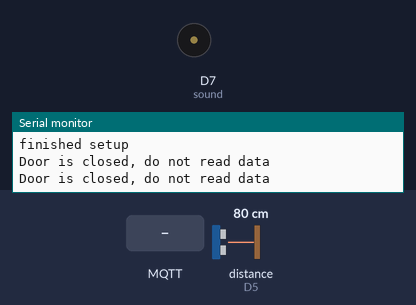
Simulated run of this sketch. Board: ESP8266 (Wemos D1 mini). Shown: buzzer (waves = sounding), the last lines printed to the serial monitor. The test bench sets the inputs (shaded band); at power-on: distance to the obstacle (sensor on D5) 80 cm. The echo pulse lasts 58.3 µs per cm; WiFi joins after 1.5 s; servers stay silent unless stated; no MQTT or app messages arrive unless stated.

Above: at 2.7 s.
2.8 s: MQTT message "open" arrives on the first subscribed topic
5.0 s: distance to the obstacle (sensor on D5) set to 8 cm
8.0 s: distance to the obstacle (sensor on D5) set to 5 cm
At 8.95 s:
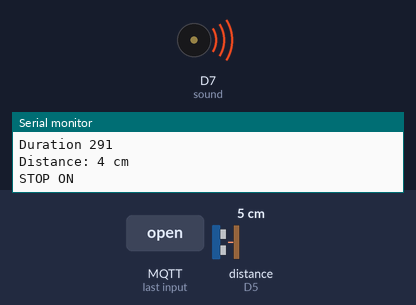
11.0 s: distance to the obstacle (sensor on D5) set to 9 cm
At 12.4 s:
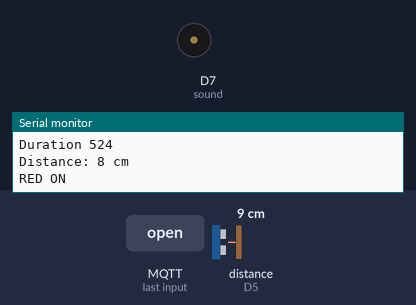
12.7 s: distance to the obstacle (sensor on D5) set to 2 cm
At 15.6 s:
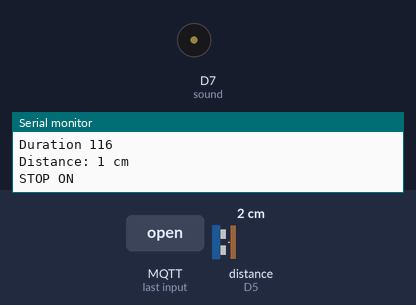
15.7 s: MQTT message "1" arrives on the first subscribed topic
At 16.2 s:
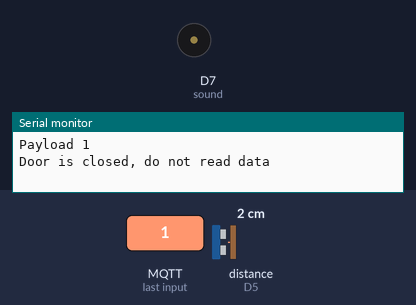
Timing chart, 0 to 18.3 s (numbered marks = the images above; inputs shaded):
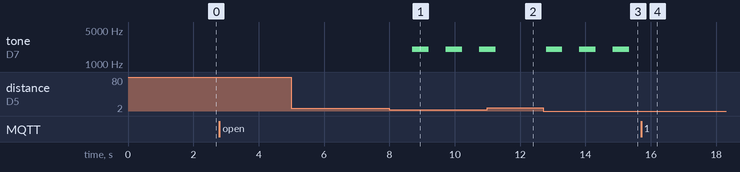

Measured:
- the behaviour switches between 7 and 6 cm on distance to the obstacle (sensor on D5) (found by bisection; images 0 and 1)
- after the input at 8.0 s, tone on D7 (sound): alternates 2000 Hz for 0.50 s and silent for 0.52 s, starting after 0.71 s
- after the input at 11.0 s, tone on D7 (sound): goes on until 11.2 s, then stays silent
- after the input at 12.7 s, tone on D7 (sound): alternates 2000 Hz for 0.50 s and silent for 0.52 s, starting after 0.09 s
- after the input at 15.7 s, tone on D7 (sound): stops changing and stays silent

The sketch:

L5SonicSensor.ino
```cpp
#include <ESP8266WiFi.h>
#include <PubSubClient.h>
#include <Arduino_JSON.h>

const char* wifiSSID = "eesc"; // In order for this to work, you MUST specify the SSID for your wifi
const char* wifiPSK = "password"; // And the preshared key (wifi password)

int echo = D5;
int trig = D6;

int sound = D7;
const char* lightState = "off"; //0 off, 1 red, 2 yellow, 3 green, 4 all

int distance_close = 10;
int distance_mid = 15;
int distance_stop = 5;

long duration = 0;
int distance = 0;

boolean isDoorOpen = false;

const char* mqttServer = "192.168.137.115";
String doorTopic = "homeassistant/switch/garage_door";
String distanceTopic = "homeassistant/sensor/distance";
String host = "ultrasonic";

WiFiClient wifiClient;
PubSubClient mqttClient(wifiClient);

//REFERENCES

void setup() {
  Serial.begin(115200); // Open a serial connection (for debugging)
  delay(10);
  pinMode(echo, INPUT);
  pinMode(trig, OUTPUT);
  pinMode(sound, OUTPUT);
  digitalWrite(sound, LOW);

  // ** Connect to WiFi network - Adapted from http://www.esp8266learning.com/wemos-webserver-example.php
  Serial.print("Connecting to "); // Display debugging connection info
  Serial.println(wifiSSID); // Print the configured SSID to the Serial Monitor
  WiFi.begin(wifiSSID, wifiPSK); // Use the provided SSID and PSK to connect

  while (WiFi.status() != WL_CONNECTED) { // If not connected to wifi
   delay(500); // Pause
   Serial.print("."); // Print a dot each loop while trying to connect
  }

  Serial.println("");
  Serial.println("WiFi connected"); // Print "connected" message to the Serial Monitor


  //connecting to a mqtt broker
  Serial.println("Connecting to MQTT");
  mqttClient.setServer(mqttServer, 1883);
  mqttClient.setCallback(callback);
  while (!mqttClient.connected()) {     // Function to call when new messages are received
  mqttClient.connect(host.c_str());     // Connect to the broker with unique hostname
  Serial.println(mqttClient.state());   // Show debug info about MQTT state
  }
  mqttClient.subscribe(doorTopic.c_str());

  JSONVar json;

  json["name"] = "sonic";
  json["unique_id"] = "sonic";
  json["state_topic"] = distanceTopic;

  mqttClient.publish((distanceTopic + "/config").c_str(), JSON.stringify(json).c_str());
  Serial.println("finished setup");
}
void loop() {

  mqttClient.loop();

  if(!isDoorOpen){
    Serial.println("Door is closed, do not read data");
    lightState = "off";
  }
  else {
    digitalWrite(sound, LOW);
    digitalWrite(trig, LOW);
    delay(20);
    digitalWrite(trig, HIGH);
    delayMicroseconds(20);
    digitalWrite(trig, LOW);
     // Reads the echoPin, returns the sound wave travel time in microseconds
    duration = pulseIn(echo, HIGH);
    // Calculating the distance
    distance = duration * 0.034 / 2; // Speed of sound wave (0.034) divided by 2 (go and back)
    // Displays the distance on the Serial Monitor
    Serial.print("Duration ");
    Serial.println(duration);
    Serial.print("Distance: ");
    Serial.print(distance);
    Serial.println(" cm");

    checkDistance();
  }

  mqttClient.publish(distanceTopic.c_str(), lightState);

  delay(1000);
}

void checkDistance(){
  if(distance <= distance_stop){
    Serial.println("STOP ON");
    tone(sound, 2000, 500);
    lightState = "all";
  }
  else if(distance <= distance_close){
    Serial.println("RED ON");
    lightState = "red";
  }
  else if(distance <= distance_mid && distance > distance_close){
    Serial.println("YELLOW ON");
    lightState = "yellow";
  }
  else {
    Serial.println("GREEN ON");
    lightState = "green";
  }
}


void callback(char* topicChar, byte* payload, unsigned int length){
  Serial.println("Received a message" + String(topicChar));

  String message = "";                  // Convert the byte* payload to String
  // There won't be a null character to terminate, so we manually copy each character
  for (int i = 0; i < length; i++) {    // For each character of the payload
    message += (char)payload[i];        // append to the message string
  }

  Serial.println("Payload " + message);

  if(message == "open"){
    isDoorOpen = true;
  }
  else {
    isDoorOpen = false;
  }
}
```
